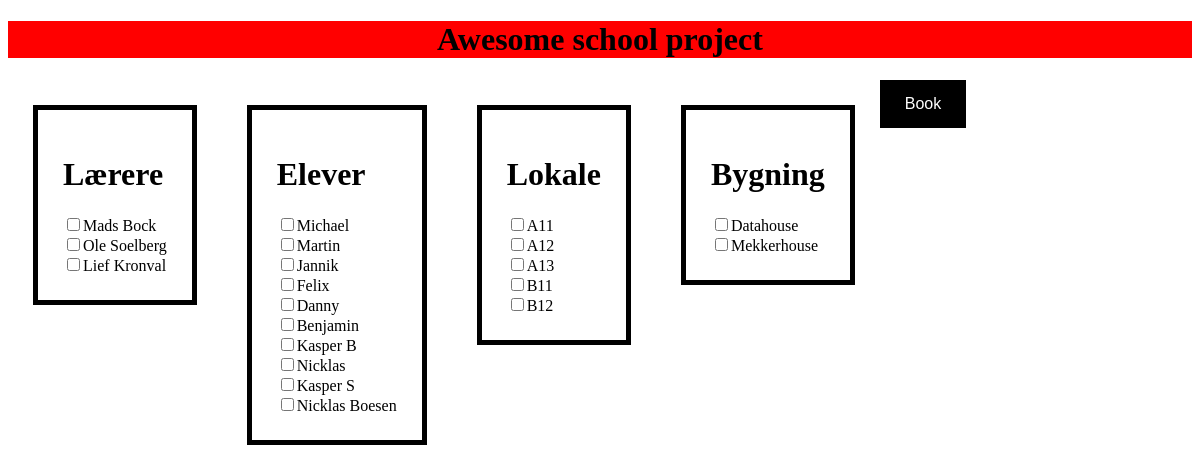
/Admin.php, run on the app's committed database.
### tables this page shows
CREATE TABLE `teachers` (
  `T_Name` varchar(50) DEFAULT NULL,
  `ID` int(11) NOT NULL,
  `ClassRoom` int(11) DEFAULT NULL,
  `Students` varchar(50) DEFAULT NULL
);

CREATE TABLE `students` (
  `Name` varchar(50) DEFAULT NULL,
  `Id` int(11) NOT NULL,
  `Teacher` varchar(50) DEFAULT NULL,
  `Room` varchar(50) DEFAULT NULL
);

CREATE TABLE `classrooms` (
  `Room` varchar(50) DEFAULT NULL,
  `ID` int(11) NOT NULL
);

CREATE TABLE `school` (
  `Address` varchar(50) DEFAULT NULL,
  `ID` int(11) NOT NULL,
  `Name` varchar(50) DEFAULT NULL
);

### Admin.php (the view, shortened to what this page needs)
<?php
require_once("conn.php");
$counter = 0;
$line ="";
$line1 = "";
$line2 = "";
$line3 = "";
$sql ="SELECT * FROM `students`";
$result = $conn-> query($sql);
while ($row = $result->fetch_assoc())
{
    $counter++;
    $line.="<input type = 'checkbox' name = 'student".$counter."'value = '".$row['Name']."'>".$row['Name']."</imput>";
    $line.="<br>";
}
$sql ="SELECT * FROM `teachers`";
$result = $conn-> query($sql);
while ($row = $result->fetch_assoc())
{
    $line1.="<input type = 'checkbox' name = 'teacher' value = '".$row['T_Name']."'>".$row['T_Name']."</imput>";
    $line1.="<br>";
}
$sql ="SELECT * FROM `classrooms`";
$result = $conn-> query($sql);
while ($row = $result->fetch_assoc())
{
    $line2.="<input type = 'checkbox' name = 'Room' value = '".$row['Room']."'>".$row['Room']."</imput>";
    $line2.="<br>";
}
$sql ="SELECT * FROM `school`";
$result = $conn-> query($sql);
while ($row = $result->fetch_assoc())
{
    $line3.="<input type = 'checkbox' name = 'School' value = '".$row['Name']."'>".$row['Name']."</imput>";
    $line3.="<br>";
}
?>
<!DOCTYPE html>
<html>
<head>
</head>
<body>
<div id = "topper">
<center>
<h1>Awesome school project</h1>
</div>
<form method="POST">
<div id = "line1">
<h1>Lærere</h1>
<?php echo $line1;?>
</div>
<div id = "line">
<h1>Elever</h1>
<?php echo $line;?>
</div>
<div id = "line2">
<h1>Lokale</h1>
<?php echo $line2;?>
</div>
<div id = "line3">
<h1>Bygning</h1>
<?php echo $line3;?>
</div>
<button type="submit">Book</button>
</form>

### Stylesheet.css (style rules this page uses)
#topper { background-color: red; }
button { background-color: rgb(0, 0, 0); border: none; color: white; padding: 15px 25px; text-align: center; font-size: 16px; cursor: pointer; margin-right: 10% }
#line { float: left; margin-left: 5%; border: 5px solid rgb(0, 0, 0); padding: 25px; margin: 25px; }
#line1 { float: left; margin-left: 5%; border: 5px solid rgb(0, 0, 0); padding: 25px; margin: 25px; }
#line2 { float: left; margin-left: 5%; border: 5px solid rgb(0, 0, 0); padding: 25px; margin: 25px; }
#line3 { float: left; margin-left: 5%; border: 5px solid rgb(0, 0, 0); padding: 25px; margin: 25px; }

### data on the page
teachers: T_Name "Mads Bock"
teachers: T_Name "Ole Soelberg"
teachers: T_Name "Lief Kronval"
students: Name "Michael"
students: Name "Martin"
students: Name "Jannik"
students: Name "Felix"
students: Name "Danny"
students: Name "Benjamin"
students: Name "Kasper B"
students: Name "Nicklas"
students: Name "Kasper S"
students: Name "Nicklas Boesen"
classrooms: Room "A11"
classrooms: Room "A12"
classrooms: Room "A13"
classrooms: Room "B11"
classrooms: Room "B12"
school: Name "Datahouse"
school: Name "Mekkerhouse"
